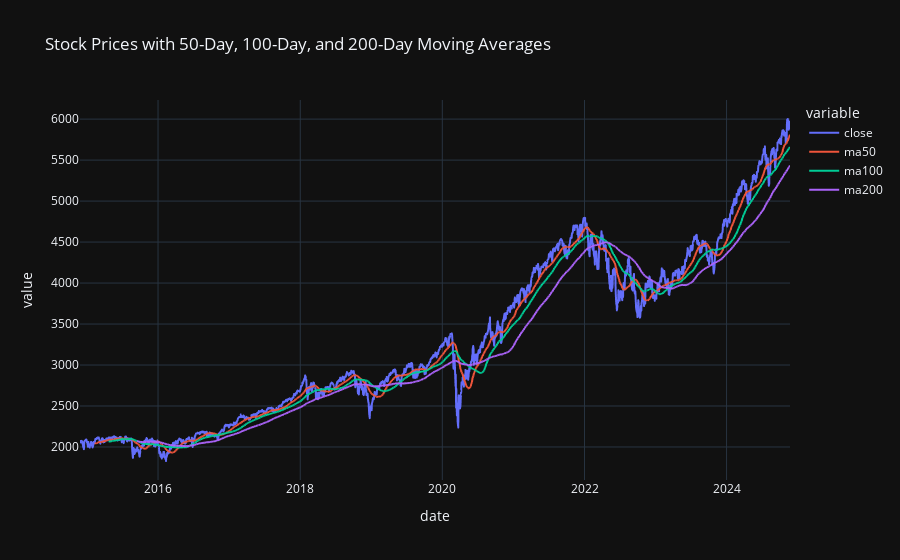

Notebook code for this chart:
### Code cell
df['ma50'] = df['close'].rolling(window=50).mean()
df['ma100'] = df['close'].rolling(window=100).mean()
df['ma200'] = df['close'].rolling(window=200).mean()

df_ma = df.dropna(subset=['ma50','ma100','ma200'])

# Plot the stock prices along with the moving averages
fig = px.line(df, x="date", y=["close", "ma50", "ma100", "ma200"], template='plotly_dark',
              title="Stock Prices with 50-Day, 100-Day, and 200-Day Moving Averages")
fig.show()

### Figure 1 — Plotly figure (JSON) as saved in the notebook; plotly's stock layout.template omitted (floating-point values rounded to 4 significant figures; data arrays with more than 128 entries replaced by an {"elided": "..."} marker saying what was removed)
{"data": [{"hovertemplate": "variable=close<br>date=%{x}<br>value=%{y}<extra></extra>", "legendgroup": "close", "line": {"color": "#636efa", "dash": "solid"}, "marker": {"symbol": "circle"}, "mode": "lines", "name": "close", "showlegend": true, "type": "scattergl", "x": {"elided": "2515 str values"}, "xaxis": "x", "y": {"elided": "2515 float values"}, "yaxis": "y"}, {"hovertemplate": "variable=ma50<br>date=%{x}<br>value=%{y}<extra></extra>", "legendgroup": "ma50", "line": {"color": "#EF553B", "dash": "solid"}, "marker": {"symbol": "circle"}, "mode": "lines", "name": "ma50", "showlegend": true, "type": "scattergl", "x": {"elided": "2515 str values"}, "xaxis": "x", "y": {"elided": "2515 float values"}, "yaxis": "y"}, {"hovertemplate": "variable=ma100<br>date=%{x}<br>value=%{y}<extra></extra>", "legendgroup": "ma100", "line": {"color": "#00cc96", "dash": "solid"}, "marker": {"symbol": "circle"}, "mode": "lines", "name": "ma100", "showlegend": true, "type": "scattergl", "x": {"elided": "2515 str values"}, "xaxis": "x", "y": {"elided": "2515 float values"}, "yaxis": "y"}, {"hovertemplate": "variable=ma200<br>date=%{x}<br>value=%{y}<extra></extra>", "legendgroup": "ma200", "line": {"color": "#ab63fa", "dash": "solid"}, "marker": {"symbol": "circle"}, "mode": "lines", "name": "ma200", "showlegend": true, "type": "scattergl", "x": {"elided": "2515 str values"}, "xaxis": "x", "y": {"elided": "2515 float values"}, "yaxis": "y"}], "layout": {"legend": {"title": {"text": "variable"}, "tracegroupgap": 0}, "title": {"text": "Stock Prices with 50-Day, 100-Day, and 200-Day Moving Averages"}, "xaxis": {"anchor": "y", "domain": [0, 1], "title": {"text": "date"}}, "yaxis": {"anchor": "x", "domain": [0, 1], "title": {"text": "value"}}}}
